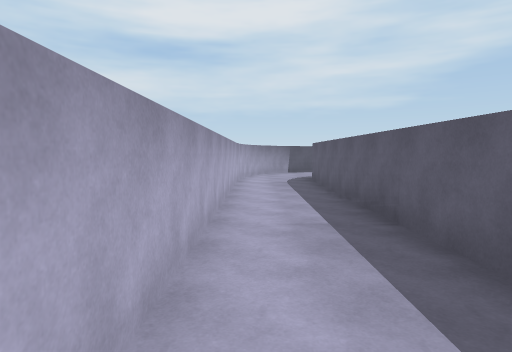
View 1 (above)

21 first-person views from a walk through a 3-D level made in the Unity game engine. The camera is 1.5 m above the floor, tilts 4° down and sees 75° across. The floor is counted in squares, 2 m on a side. Each view is taken from the middle of a square. On the plan, view 1 faces up. The plan holds only what a view shows up to about 11 squares ahead; the rest is blank. The place goes on beyond the plan.

View 2
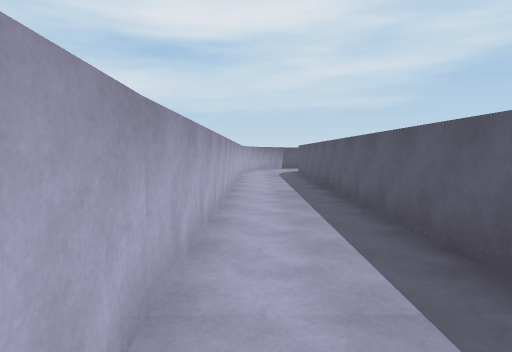

View 3
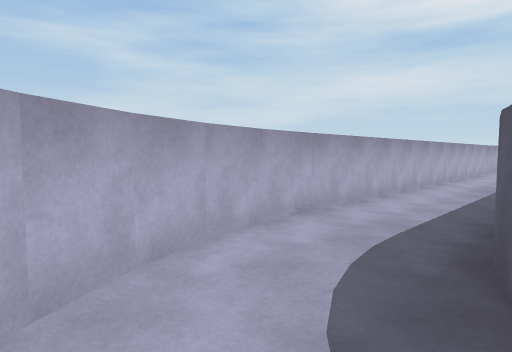

View 4
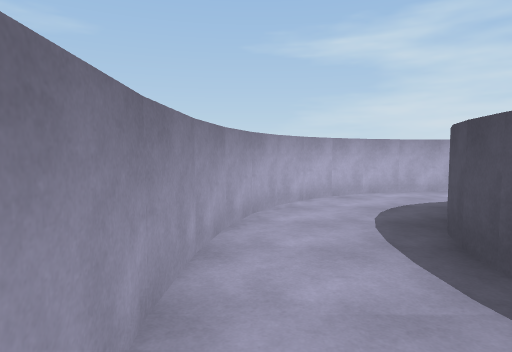

View 5
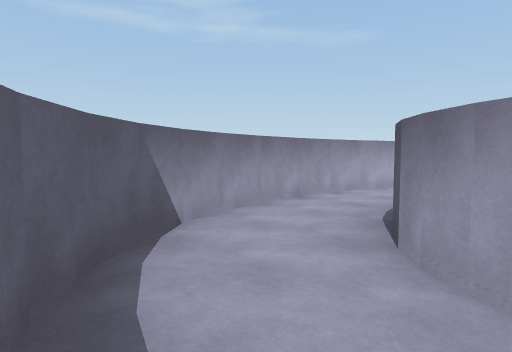

View 6
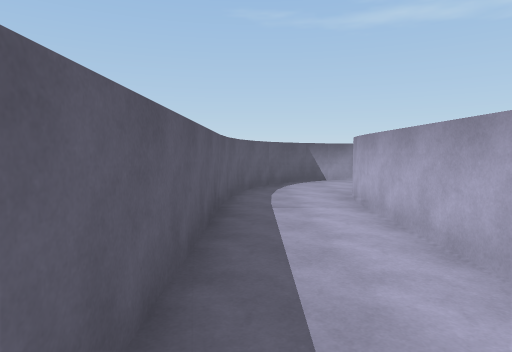

View 7
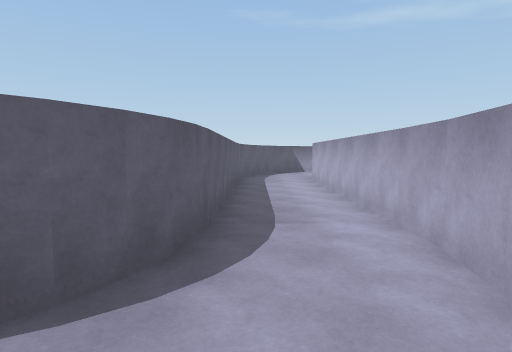

View 8
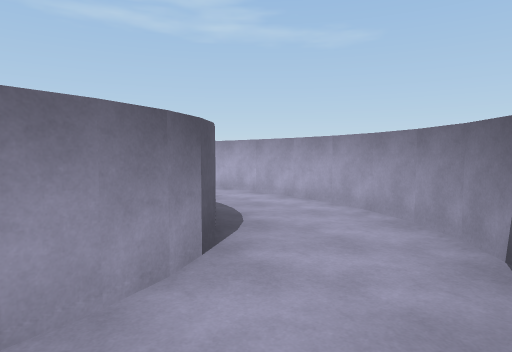

View 9
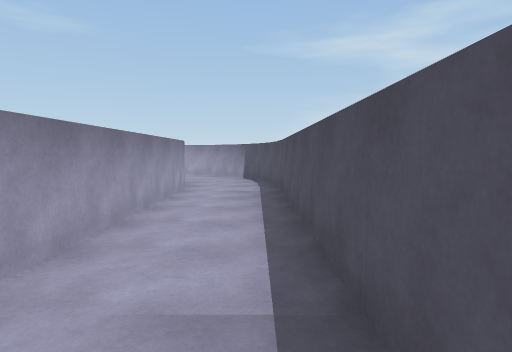

View 10
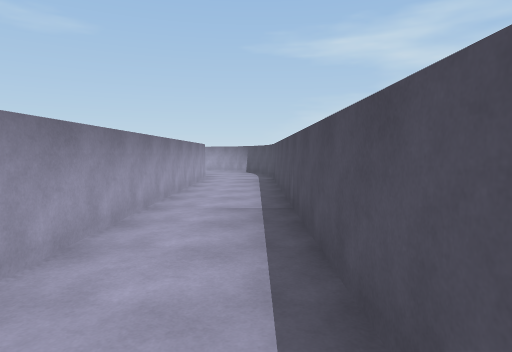

View 11
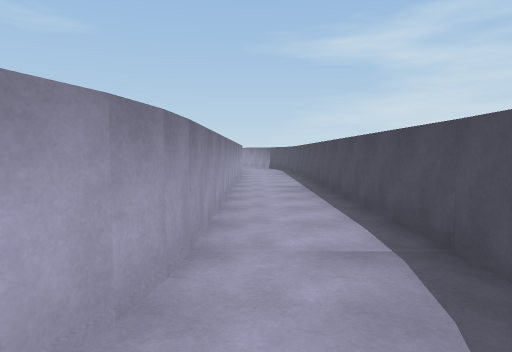

View 12
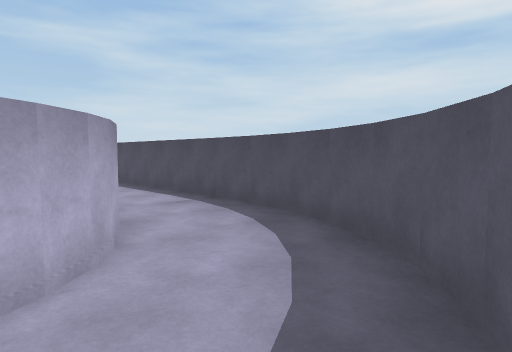

View 13
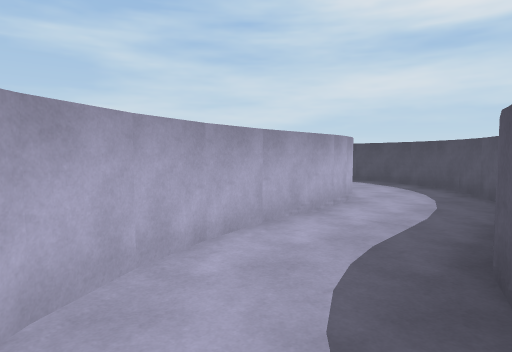

View 14
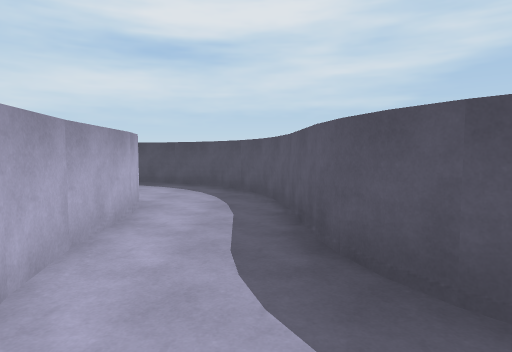

View 15
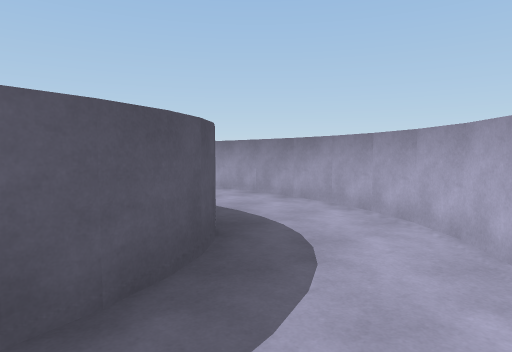

View 16
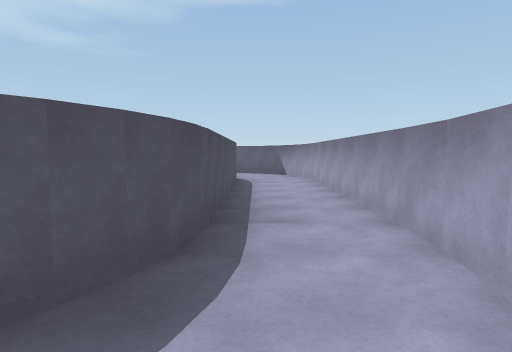

View 17
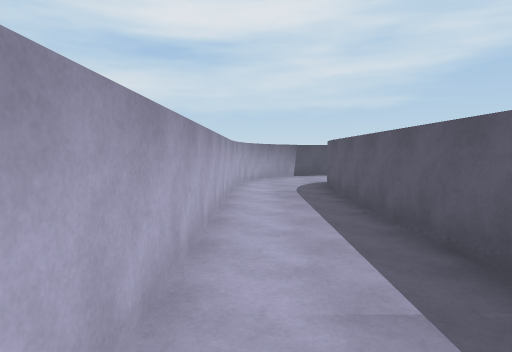

View 18
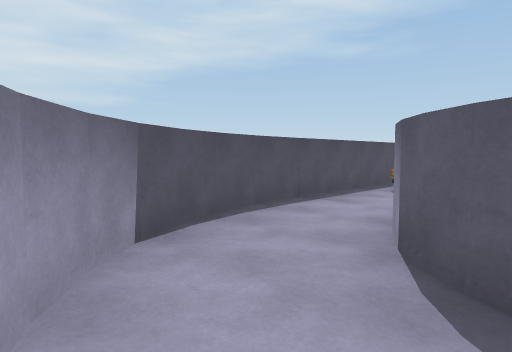

View 19
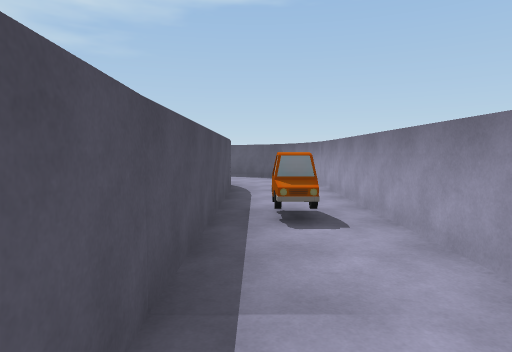

View 20
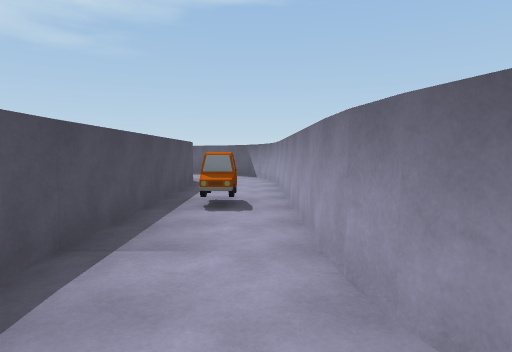

View 21
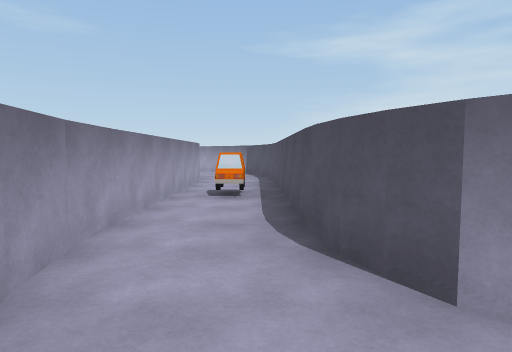

### Floor plan
Key: @ floor where view 1 was taken; # wall or solid block; . floor; C car.
Columns run from 1 left of view 1 to 31 right of it. Each row starts with its distance up from view 1.
 14    ##########..#
 13  ###...........#
 12  #......C....###
 11 ##..##########
 10 #..##
  9 #..#       ################
  8 #..#     ###..............###
  7 #..#     #..................#
  6 #..#    ##..##############..##
  5 #..#    #..##            ##..#
  4 #..#    #..#              #..#
  3 #..#    #..#              #..#
  2 #..#    #..#              #..##
  1 #..#    #..#              ##..###
  0 #@.#    #..#               #.....
 -1 #..#    #..#               ###...
 -2 #..#    #..#                 ####
 -3 #..##  ##..#
 -4 ##..####..##
 -5  #........#
 -6  ###....###
 -7    ######

Where each view was taken, in squares from view 1:
view 1: 0 up, 0 right, facing up
view 2: 3 down, 0 right, facing up
view 3: 5 down, 2 right, facing up-left
view 4: 6 down, 6 right, facing left
view 5: 3 down, 9 right, facing down-left
view 6: 3 up, 9 right, facing down
view 7: 7 up, 9 right, facing down
view 8: 8 up, 12 right, facing down-left
view 9: 8 up, 19 right, facing left
view 10: 8 up, 22 right, facing left
view 11: 7 up, 25 right, facing left
view 12: 5 up, 27 right, facing up-left
view 13: 0 up, 28 right, facing up-left
view 14: 0 up, 27 right, facing up
view 15: 3 up, 26 right, facing down-right
view 16: 0 up, 27 right, facing right
view 17: 2 up, 0 right, facing up
view 18: 10 up, 0 right, facing up-right
view 19: 13 up, 3 right, facing right
view 20: 12 up, 2 right, facing right
view 21: 13 up, 13 right, facing left
